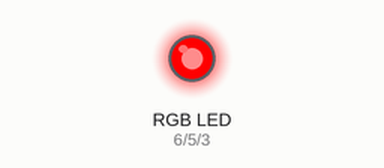
A sketch run on a simulated Arduino Uno, built with avr-gcc and run on an emulated ATmega328P. Shown: an RGB LED mixed from three pins (HIGH = lit). Dim RGB values are drawn brighter than linear.

Above: at 0.05 s.
At 1.0 s:
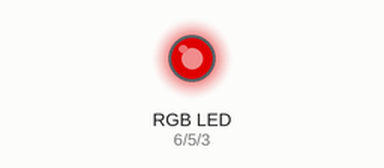
At 1.95 s:
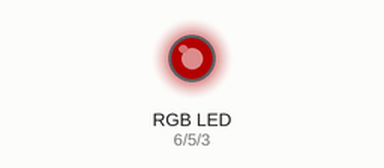
At 3.85 s:
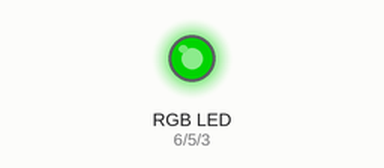
At 5.75 s:
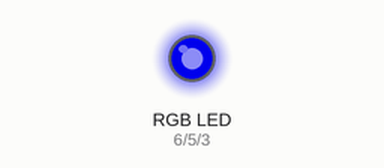
At 7.7 s:
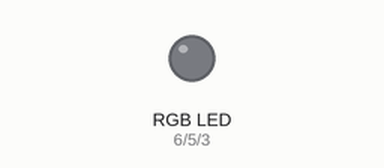
Timing chart, 0 to 10.0 s (numbered marks = the images above):
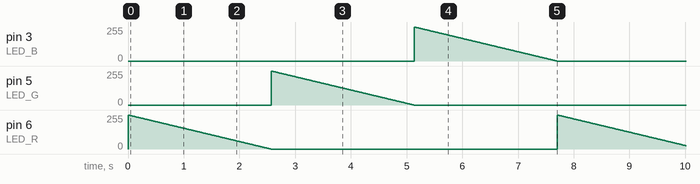

Measured:
- by itself, pin 3 (LED_B), pin 5 (LED_G), pin 6 (LED_R): ramps from 255/255 to 0/255 and jumps back, once every 7.7 s

The sketch:

PWM_RGB_LED.ino
```cpp
#define LED_B 3
#define LED_G 5
#define LED_R 6

int PWM_data;
void setup() {
  pinMode(LED_R,OUTPUT);
  pinMode(LED_G,OUTPUT);
  pinMode(LED_B,OUTPUT);
}
void loop() {
for(PWM_data=255;PWM_data>=0;PWM_data--){
  analogWrite(LED_R,PWM_data);  // PWM
  analogWrite(LED_G,0);
  analogWrite(LED_B,0);
  delay(10);
  }
for(PWM_data=255;PWM_data>=0;PWM_data--){
  analogWrite(LED_R,0);
  analogWrite(LED_G,PWM_data);
  analogWrite(LED_B,0);
  delay(10);
  }
for(PWM_data=255;PWM_data>=0;PWM_data--){
  analogWrite(LED_R,0);
  analogWrite(LED_G,0);
  analogWrite(LED_B,PWM_data);
  delay(10);
  }
}
```
